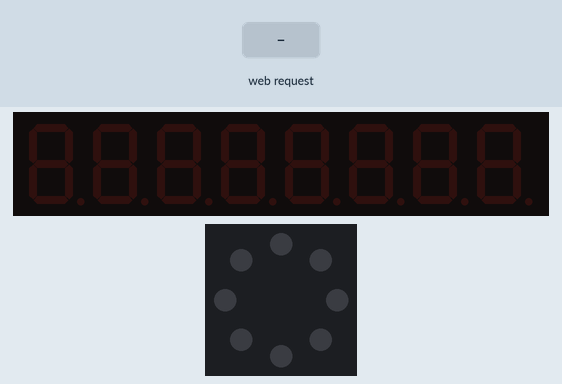
Simulated run of this sketch. Board: ESP8266 (NodeMCU). Shown: 8-digit seven-segment display, 8 RGB LEDs in a ring, first at the top, clockwise. The test bench sets the inputs (shaded band). What the sketch prints to the serial monitor is not drawn.

Above: at 1.2 s.
1.3 s: HTTP request GET /?LED=true received
At 2.5 s:
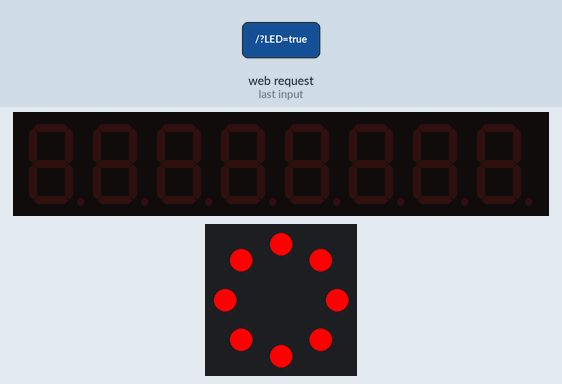
2.8 s: HTTP request GET /?LED=1 received
At 3.7 s:
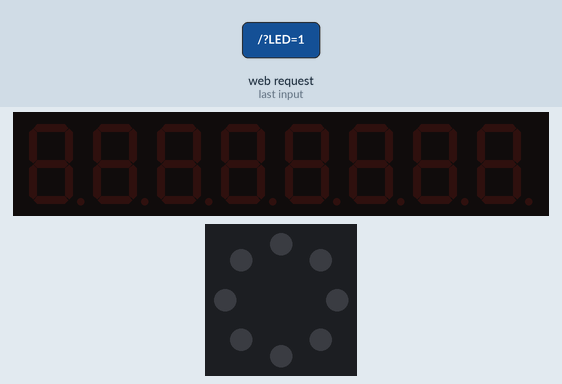
Timing chart, 0 to 5.8 s (numbered marks = the images above; inputs shaded):
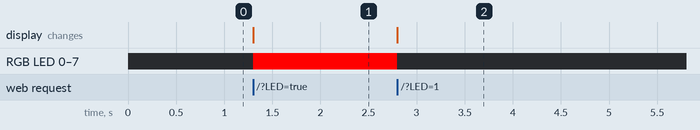

The sketch:

arduino_oct28.ino
```cpp
#include <ESP8266WiFi.h>
#include <ESP8266WebServer.h>
#include <TM1638.h>

TM1638 aaa(D2, D1, D0);

//SoftAP
const char* ssid="김도경";
const char* password="12341234";

ESP8266WebServer server(80);//1. 서버 객체(인스턴스) 생성

void setup() {
 Serial.begin(9600);
 WiFi.softAP(ssid,password);
 Serial.println();
 Serial.print("AP IP Address");
 Serial.println(WiFi.softAPIP());

 server.on("/",handleRoot);//2. 핸들러 등록
 server.begin();//3.웹 서버 시작

}

void loop() {
  server.handleClient();//4. 주기적인 웹 서버 기능 수행
}

const char MAIN_page[] PROGMEM = R"rawliteral(
  <html>
	<head>
    <meta charset='utf8'>
		<style>
			body{
				background-color:pink;
			}
			#div1{
				height:10%;
				background-color:red;
				font-size:3em;
				color:white;
				display:flex;
				justify-content:center;
				align-items:center;
			}
			#div2{
				height:75%;
				background-color:yellow;


				text-align:center;
			}
			#div3{
				height:5%;
				background-color:blue;
				font-size:2em;
				color:white;
				display:flex;
				justify-content:center;
				align-items:center;
			}
			#div4{
				height:5%;
				background-color:blue;
				font-size:2em;
				color:white;
				display:flex;
				justify-content:center;
				align-items:center;
			}
			#div5{
				height:5%;
				background-color:blue;
				font-size:2em;
				color:white;
				display:flex;
				justify-content:center;
				align-items:center;
			}
			#led1{
				width:30%;
				height:30%;
				accent-color:red;
			}
			#btn1{
				width:20%;
				height:15%;
				font-size:3em;
				color:red;
				background-color:pink;
			}
		</style>
		<script>
			//const LAMP = document.getElementById('led1');

			function turn_on()
			{
				document.getElementById('led1').checked = true;
				fetch('/?LED='+ true, {method:'GET'});
			}
			function turn_off()
			{
				document.getElementById('led1').checked = false;
				fetch('/?LED='+ false, {method:'GET'});
			}
		</script>
	</head>
	<body>
		<div id= 'div1' > 램프제어기</div>
		<div id= 'div2' >
			<br><br><br><br><br><br>
			<input type='radio' id='led1'> <br>
			<br><br>
			<button id='btn1' onclick='turn_on();'> ON </button>
			<button id='btn1' onclick='turn_off();'> OFF </button>

                                    </div>

		<div id= 'div3' >한국폴리텍대학</div>
		<div id= 'div4' >메카트로닉스과</div>
		<div id= 'div5' >김도경</div>
	</body>

</html>

)rawliteral";

void handleRoot()
{
	if(server.hasArg("LED")){
		String led=server.arg("LED");
		if(led == "true"){
			aaa.setLEDs(0xff);
		}
		else{
			aaa.setLEDs(0x00);
		}
	}

  server.send(200,"text/html",MAIN_page);
}
```

Measured:
- after the input at 1.3 s, RGB LED 0–7: off → RGB(255, 0, 0) at once
- after the input at 2.8 s, RGB LED 0–7: RGB(255, 0, 0) → off at once
